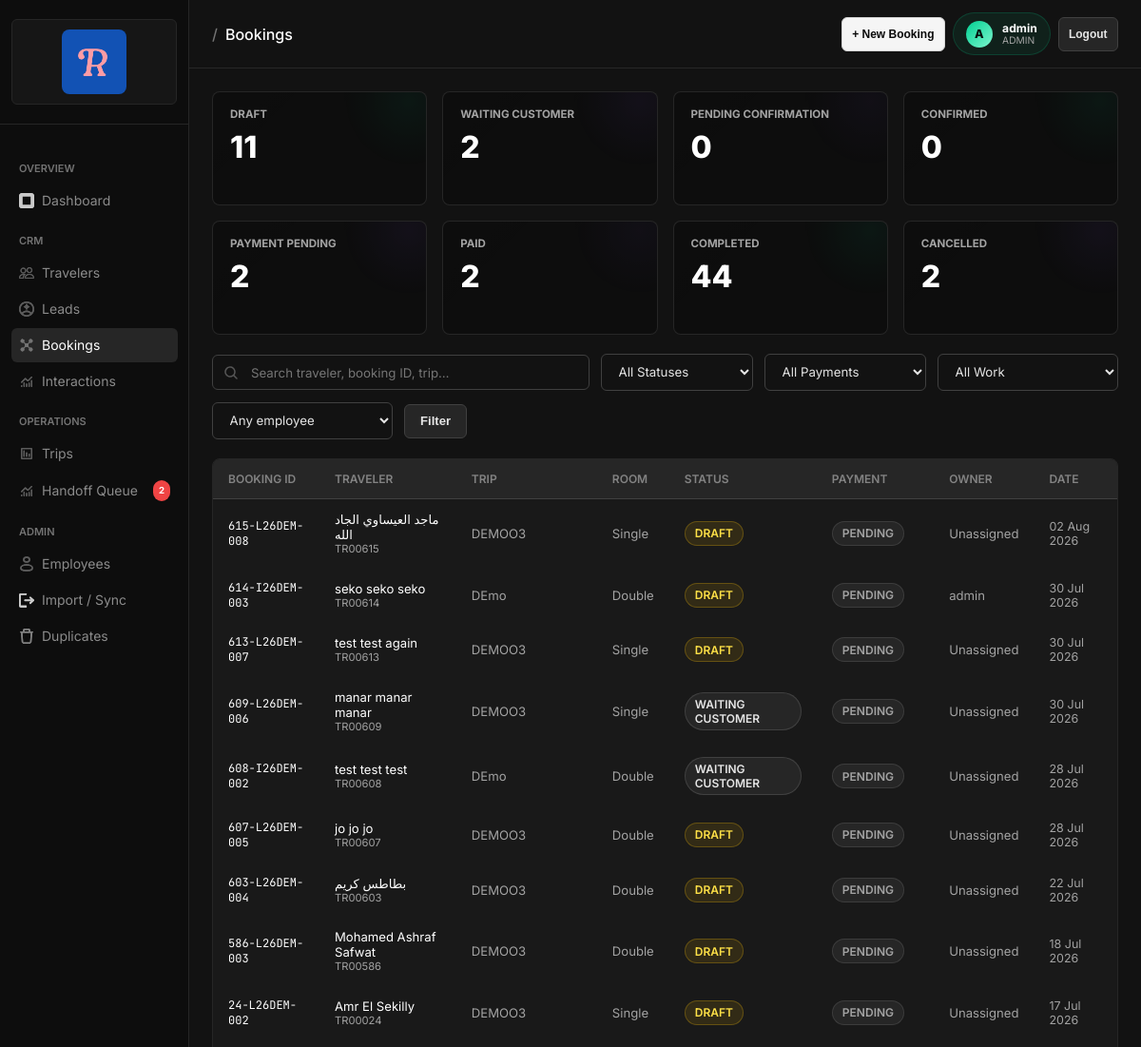
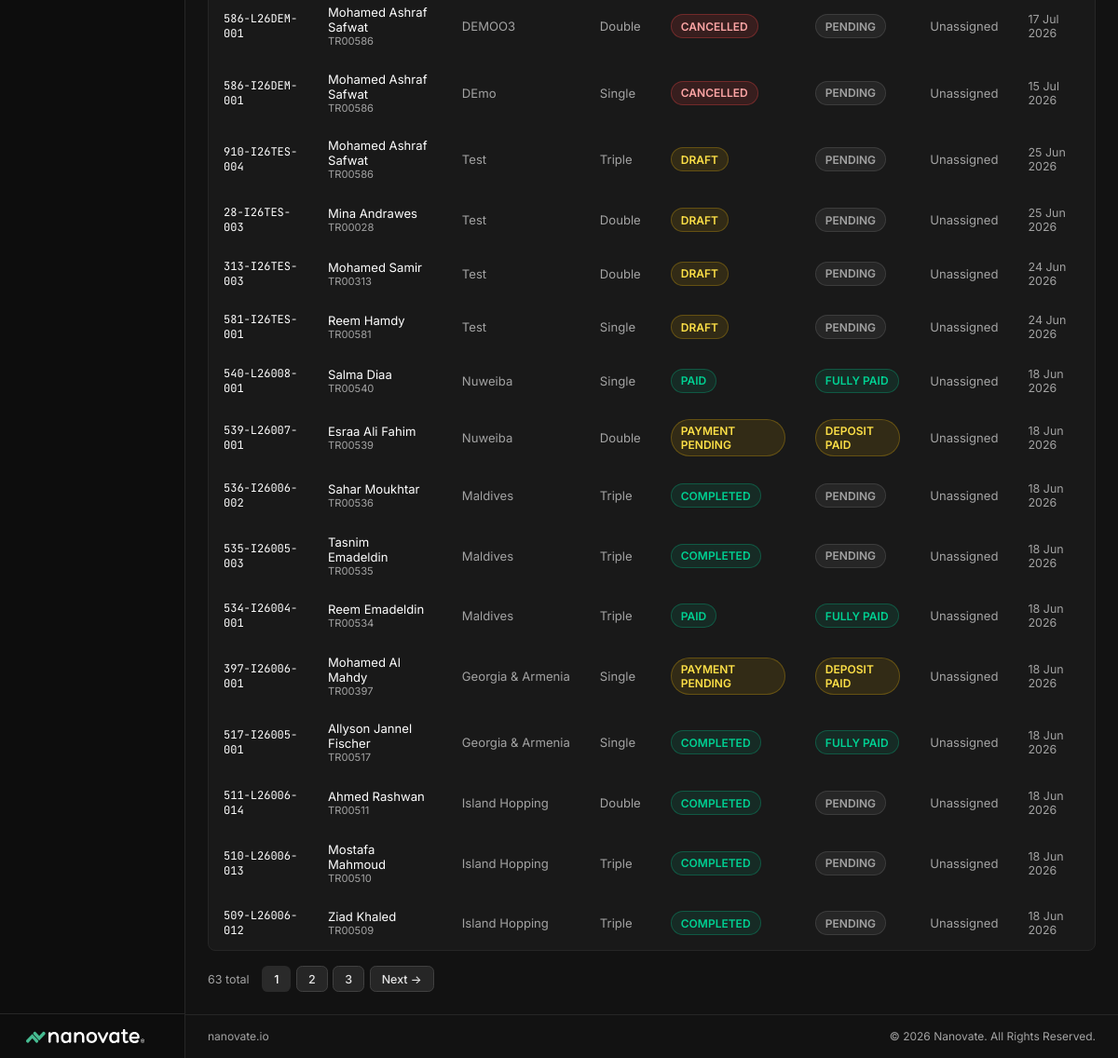
The page /bookings/ (signed in) on the database its author committed (2 pictures, top to bottom).
### app/models/user.py (models this page shows, shortened)
class User(db.Model, UserMixin):
    __tablename__ = 'users'
    id = db.Column(db.Integer, primary_key=True)
    username = db.Column(db.String(80), unique=True, nullable=False)
    full_name = db.Column(db.String(200))
    password_hash = db.Column(db.String(200), nullable=False)
    email = db.Column(db.String(120), unique=True)
    role = db.Column(db.String(50), nullable=False, default='agent', index=True)
    is_active = db.Column(db.Boolean, default=True)
    created_at = db.Column(db.DateTime, default=_utc_now)
    updated_at = db.Column(db.DateTime, default=_utc_now, onupdate=_utc_now)
    last_login_at = db.Column(db.DateTime)
    assigned_leads = db.relationship(
        'Lead',
        foreign_keys='Lead.assigned_to_user_id',
        back_populates='assigned_user',
        lazy='dynamic',
    )
    assigned_bookings = db.relationship(
        'TripBooking',
        foreign_keys='TripBooking.assigned_to_user_id',
        back_populates='assigned_user',
        lazy='dynamic',
    )
    @property
    def display_name(self) -> str:
        return (self.full_name or self.username or '').strip() or f'User {self.id}'

### app/models/booking.py (models this page shows, shortened)
class TripBooking(db.Model):
    __tablename__ = 'trip_bookings'
    booking_id = db.Column(db.String(50), primary_key=True)
    trip_id = db.Column(db.String(50), db.ForeignKey('trips.trip_id'))
    trip_name = db.Column(db.String(200))
    traveler_id = db.Column(db.String(20), db.ForeignKey('travelers.traveler_id'))
    traveler_name = db.Column(db.String(200))
    room_type = db.Column(db.String(50))
    room_group = db.Column(db.String(50))
    boys_rooms_requested = db.Column(db.Integer, default=0)
    girls_rooms_requested = db.Column(db.Integer, default=0)
    room_requirements_json = db.Column(db.Text)
    flight_option = db.Column(db.String(50))
    date_option = db.Column(db.String(50))
    currency = db.Column(db.String(20))
    group_size = db.Column(db.Integer, default=1)
    booking_status = db.Column(db.String(50)) # Draft / Confirmed / Cancelled
    draft_created_at = db.Column(db.DateTime, default=_utc_now)
    booking_source = db.Column(db.String(100))
    lead_id = db.Column(db.String(50))
    interaction_id = db.Column(db.String(50))
    alert_id = db.Column(db.String(50))
    payment_status = db.Column(db.String(100))
    passport_required = db.Column(db.Boolean, default=False)
    passport_status = db.Column(db.String(50))
    booking_notes = db.Column(db.Text)
    assigned_to = db.Column(db.String(100))
    assigned_to_user_id = db.Column(db.Integer, db.ForeignKey('users.id'), index=True)
    assigned_at = db.Column(db.DateTime)
    assigned_by_user_id = db.Column(db.Integer, db.ForeignKey('users.id'), index=True)
    priority = db.Column(db.String(50))
    next_follow_up_at = db.Column(db.DateTime)
    next_action = db.Column(db.String(200))
    last_contact_at = db.Column(db.DateTime)
    customer_response_status = db.Column(db.String(100))
    idempotency_key = db.Column(db.Text)
    assigned_user = db.relationship(
        'User',
        foreign_keys=[assigned_to_user_id],
        back_populates='assigned_bookings',
    )
    assigned_by_user = db.relationship('User', foreign_keys=[assigned_by_user_id])

### app/routes/bookings.py (the view, shortened to what this page needs)
@bookings_bp.route('/')
def index():
    q = request.args.get('q', '')
    status = request.args.get('status', '')
    payment = request.args.get('payment', '')
    queue = request.args.get('queue', '')
    employee_id = request.args.get('employee_id', type=int)
    page = request.args.get('page', 1, type=int)
    per_page = 25
    query = TripBooking.query
    if status:
        query = query.filter(TripBooking.booking_status == status)
    if payment:
        query = query.filter(TripBooking.payment_status == payment)
    if queue == 'assigned_to_me':
        query = query.filter(TripBooking.assigned_to_user_id == current_user_id())
    elif employee_id and has_permission('view_all'):
        query = query.filter(TripBooking.assigned_to_user_id == employee_id)
    elif queue == 'unassigned':
        query = query.filter(TripBooking.assigned_to_user_id.is_(None))
    elif queue == 'inactive_owner':
        query = query.filter(TripBooking.assigned_user.has(User.is_active.is_(False)))
    elif queue == 'overdue':
        query = query.filter(TripBooking.next_follow_up_at < datetime.combine(date.today(), datetime.min.time()))
    elif queue == 'today':
        start = datetime.combine(date.today(), datetime.min.time())
        end = datetime.combine(date.today(), datetime.max.time())
        query = query.filter(and_(TripBooking.next_follow_up_at >= start, TripBooking.next_follow_up_at <= end))
    elif queue == 'waiting_customer':
        query = query.filter(TripBooking.booking_status == 'Waiting Customer')
    elif queue == 'deposit_pending':
        query = query.filter(or_(TripBooking.payment_status == 'Pending', TripBooking.booking_status == 'Payment Pending'))
    elif queue == 'documents_missing':
        query = query.filter(TripBooking.passport_status == 'pending')
    pagination = query.order_by(TripBooking.draft_created_at.desc()).paginate(
        page=page, per_page=per_page, error_out=False)
    bookings = pagination.items
    counts = {s: TripBooking.query.filter_by(booking_status=s).count() for s in BOOKING_STATUSES}
    active_trips = Trip.query.filter(Trip.sales_status == 'Open').all()
    trips_data = [t.to_dict() for t in active_trips]
    return render_template('bookings/index.html',
                           bookings=bookings,
                           pagination=pagination,
                           total_count=pagination.total,
                           q=q,
                           current_status=status,
                           current_payment=payment,
                           current_queue=queue,
                           current_employee_id=employee_id,
                           employees=active_assignees() if has_permission('view_all') else [],
                           can_assign=has_permission('assign_work'),
                           statuses=BOOKING_STATUSES,
                           payment_statuses=PAYMENT_STATUSES,
                           counts=counts,
                           trips_data=trips_data,
                           today=date.today())

### app/templates/bookings/index.html (shortened to what this page needs)
{% extends "base.html" %}
{% block topbar_title %}Bookings{% endblock %}
{% block topbar_actions %}
<button onclick="openModal('createBooking')" class="btn btn-primary btn-sm">+ New Booking</button>
{% endblock %}
{% block content %}
<div class="kpi-grid kpi-grid-balanced" style="margin-bottom:1.25rem">
    {% for s, color in [('Draft','badge-yellow'),('Waiting Customer','badge-blue'),('Pending Confirmation','badge-blue'),('Confirmed','badge-green'),('Payment Pending','badge-yellow'),('Paid','badge-green'),('Completed','badge-green'),('Cancelled','badge-red')] %}
    <a href="{{ url_for('bookings.index', status=s) }}" style="text-decoration:none">
        <div class="kpi-card" style="border-left:3px solid {% if s == 'Draft' %}var(--warning){% elif s == 'Confirmed' %}var(--green){% else %}var(--red){% endif %}">
            <div class="kpi-label">{{ s }}</div>
            <div class="kpi-value">{{ counts.get(s, 0) }}</div>
        </div>
    </a>
    {% endfor %}
</div>
<form method="GET" action="{{ url_for('bookings.index') }}" class="search-bar">
    <div class="search-input-wrap">
        <input class="form-input" type="text" name="q" value="{{ q }}" placeholder="Search traveler, booking ID, trip…">
    </div>
    <select class="form-select" name="status" style="width:160px">
        <option value="">All Statuses</option>
    </select>
    <select class="form-select" name="payment" style="width:170px">
        <option value="">All Payments</option>
    </select>
    <select class="form-select" name="queue" style="width:190px">
        <option value="">All Work</option>
    </select>
    {% if employees %}
    <select class="form-select" name="employee_id" style="width:190px">
        <option value="">Any employee</option>
    </select>
    {% endif %}
    <button type="submit" class="btn btn-ghost">Filter</button>
</form>
{% if bookings %}
<div class="card" style="padding:0;overflow:hidden">
    <table class="data-table">
        <thead><tr>
            <th>Booking ID</th><th>Traveler</th><th>Trip</th><th>Room</th><th>Status</th><th>Payment</th><th>Owner</th><th>Date</th>
        </tr></thead>
        <tbody>
        {% for b in bookings %}
        <tr onclick="window.location='{{ url_for('bookings.detail', booking_id=b.booking_id) }}'">
            <td class="mono">{{ b.booking_id }}</td>
            <td>
                <div class="primary">{{ b.traveler_name or '—' }}</div>
                {% if b.traveler_id %}<div style="font-size:0.7rem;color:var(--text-muted)">{{ b.traveler_id }}</div>{% endif %}
            </td>
            <td style="max-width:160px;overflow:hidden;text-overflow:ellipsis;white-space:nowrap">{{ b.trip_name or b.trip_id or '—' }}</td>
            <td>{{ b.room_type or '—' }}</td>
            <td>
                {% if b.booking_status == 'Confirmed' %}<span class="badge badge-green">Confirmed</span>
                {% elif b.booking_status == 'Payment Pending' %}<span class="badge badge-yellow">Payment Pending</span>
                {% elif b.booking_status == 'Paid' or b.booking_status == 'Completed' %}<span class="badge badge-green">{{ b.booking_status }}</span>
                {% elif b.booking_status == 'Waiting Customer' or b.booking_status == 'Pending Confirmation' %}<span class="badge badge-blue">{{ b.booking_status }}</span>
                {% elif b.booking_status == 'Cancelled' %}<span class="badge badge-red">Cancelled</span>
                {% else %}<span class="badge badge-yellow">Draft</span>{% endif %}
            </td>
            <td>
                {% if b.payment_status == 'Fully Paid' %}<span class="badge badge-green">{{ b.payment_status }}</span>
                {% elif b.payment_status == 'Deposit Paid' %}<span class="badge badge-yellow">{{ b.payment_status }}</span>
                {% elif b.payment_status == 'Refunded' %}<span class="badge badge-red">{{ b.payment_status }}</span>
                {% else %}<span class="badge badge-gray">{{ b.payment_status or 'Pending' }}</span>{% endif %}
            </td>
            <td>{{ b.assigned_user.display_name if b.assigned_user else (b.assigned_to or 'Unassigned') }}</td>
            <td style="font-size:0.78rem;color:var(--text-muted)">{{ b.draft_created_at.strftime('%d %b %Y') if b.draft_created_at else '—' }}</td>
        </tr>
        {% endfor %}
        </tbody>
    </table>
</div>
<div class="pagination">
    <span style="font-size:0.78rem;color:var(--text-muted);margin-right:0.5rem">{{ total_count }} total</span>
    {% for p in pagination.iter_pages(left_edge=1, right_edge=1, left_current=2, right_current=2) %}
        {% if p %}<a href="{{ url_for('bookings.index', page=p, q=q, status=current_status, payment=current_payment, queue=current_queue, employee_id=current_employee_id) }}" class="page-btn {% if p == pagination.page %}active{% endif %}">{{ p }}</a>
        {% else %}<span style="padding:0 0.25rem;color:var(--text-muted)">…</span>{% endif %}
    {% endfor %}
    {% if pagination.has_next %}
    <a href="{{ url_for('bookings.index', page=pagination.next_num, q=q, status=current_status, payment=current_payment, queue=current_queue, employee_id=current_employee_id) }}" class="page-btn">Next →</a>
    {% endif %}
</div>
{% endif %}
{% endblock %}

### app/templates/base.html (shortened to what this page needs)
<!DOCTYPE html>
<html lang="en">
<head>
    <link rel="stylesheet" href="{{ url_for('static', filename='css/main.css') }}">
</head>
<body>
<div class="app-layout">
    <nav class="sidebar" id="app-sidebar">
        <div class="sidebar-brand">
            <div class="client-workspace-badge" aria-label="Rahma Traveler workspace">
                <span class="client-workspace-row">
                    <span class="client-logo-chip">
                        <img class="client-workspace-logo" src="{{ url_for('static', filename='assets/rahma/logos/rahma-r-mark.jpeg') }}" alt="Rahma Traveler">
                    </span>
                </span>
            </div>
        </div>
        <div class="sidebar-nav">
            <div class="nav-section-label">Overview</div>
            <a href="{{ url_for('admin.dashboard') }}" class="nav-link {% if request.endpoint == 'admin.dashboard' %}active{% endif %}">
                <span class="nav-icon">⊞</span> Dashboard
            </a>
            <div class="nav-section-label">CRM</div>
            <a href="{{ url_for('travelers.index') }}" class="nav-link {% if request.blueprint == 'travelers' %}active{% endif %}">
                <span class="nav-icon"></span> Travelers
            </a>
            <a href="{{ url_for('leads.index') }}" class="nav-link {% if request.blueprint == 'leads' %}active{% endif %}">
                <span class="nav-icon"></span> Leads
            </a>
            <a href="{{ url_for('bookings.index') }}" class="nav-link {% if request.blueprint == 'bookings' %}active{% endif %}">
                <span class="nav-icon"></span> Bookings
            </a>
            <a href="{{ url_for('interactions.index') }}" class="nav-link {% if request.blueprint == 'interactions' %}active{% endif %}">
                <span class="nav-icon"></span> Interactions
            </a>
            <div class="nav-section-label">Operations</div>
            <a href="{{ url_for('trips.index') }}" class="nav-link {% if request.blueprint == 'trips' %}active{% endif %}">
                <span class="nav-icon"></span> Trips
            </a>
            <a href="{{ url_for('handoffs.index') }}" class="nav-link {% if request.blueprint == 'handoffs' %}active{% endif %}">
                <span class="nav-icon"></span> Handoff Queue
                <span class="nav-badge" id="sidebar-handoff-badge" style="display:none">0</span>
            </a>
            <div class="nav-section-label">Admin</div>
            <a href="{{ url_for('admin.users') }}" class="nav-link {% if request.endpoint == 'admin.users' %}active{% endif %}">
                <span class="nav-icon"></span> Employees
            </a>
            <a href="{{ url_for('admin.import_data') }}" class="nav-link {% if request.endpoint == 'admin.import_data' %}active{% endif %}">
                <span class="nav-icon"></span> Import / Sync
            </a>
            <a href="{{ url_for('admin.duplicates') }}" class="nav-link {% if request.endpoint == 'admin.duplicates' %}active{% endif %}">
                <span class="nav-icon"></span> Duplicates
            </a>
        </div>
        <div class="sidebar-footer">Nanovate Workspace v3.0</div>
    </nav>
    <div class="main-content">
        <div class="topbar">
            <span class="topbar-title">{% block topbar_title %}{% endblock %}</span>
            <div class="topbar-actions">
                {% block topbar_actions %}{% endblock %}
                {% if current_employee %}
                <div class="session-pill" title="Signed in employee">
                    <span class="session-pill-avatar">{{ (current_employee.display_name or current_employee.username or '?')[:1]|upper }}</span>
                    <span class="session-pill-copy">
                        <span class="session-pill-name">{{ current_employee.display_name }}</span>
                        <span class="session-pill-role">{{ current_employee_role or 'employee' }}</span>
                    </span>
                </div>
                <form method="post" action="{{ url_for('auth.logout') }}" style="display:inline-flex; margin:0;">
                    <button type="submit" class="btn btn-ghost btn-sm">Logout</button>
                </form>
                {% endif %}
            </div>
        </div>
        <div class="page-body">
            {% block content %}{% endblock %}
        </div>
        <footer class="app-footer">
            <span>nanovate.io</span>
            <span>&copy; 2026 Nanovate. All Rights Reserved.</span>
        </footer>
    </div>
</div>
</body>
</html>

### rows shown on the page
User: full_name "A", display_name "admin"
TripBooking: booking_status "WAITING CUSTOMER", get "2", booking_id "608-I26DEM-002", traveler_name "test test test", traveler_id "TR00608", trip_name "DEmo", room_type "Double", payment_status "PENDING", assigned_user "Unassigned", draft_created_at "28 Jul 2026"
TripBooking: booking_id "615-L26DEM-008", traveler_name "ماجد العيساوي الجاد الله", traveler_id "TR00615", trip_name "DEMOO3", room_type "Single", booking_status "DRAFT", payment_status "PENDING", assigned_user "Unassigned", draft_created_at "02 Aug 2026"
TripBooking: booking_id "614-I26DEM-003", traveler_name "seko seko seko", traveler_id "TR00614", trip_name "DEmo", room_type "Double", booking_status "DRAFT", payment_status "PENDING", assigned_user "admin", draft_created_at "30 Jul 2026"
TripBooking: booking_id "613-L26DEM-007", traveler_name "test test again", traveler_id "TR00613", trip_name "DEMOO3", room_type "Single", booking_status "DRAFT", payment_status "PENDING", assigned_user "Unassigned", draft_created_at "30 Jul 2026"
TripBooking: booking_id "609-L26DEM-006", traveler_name "manar manar manar", traveler_id "TR00609", trip_name "DEMOO3", room_type "Single", booking_status "WAITING CUSTOMER", payment_status "PENDING", assigned_user "Unassigned", draft_created_at "30 Jul 2026"
TripBooking: booking_id "607-L26DEM-005", traveler_name "jo jo jo", traveler_id "TR00607", trip_name "DEMOO3", room_type "Double", booking_status "DRAFT", payment_status "PENDING", assigned_user "Unassigned", draft_created_at "28 Jul 2026"
TripBooking: booking_id "603-L26DEM-004", traveler_name "بطاطس كريم", traveler_id "TR00603", trip_name "DEMOO3", room_type "Double", booking_status "DRAFT", payment_status "PENDING", assigned_user "Unassigned", draft_created_at "22 Jul 2026"
TripBooking: booking_id "586-L26DEM-003", traveler_name "Mohamed Ashraf Safwat", traveler_id "TR00586", trip_name "DEMOO3", room_type "Double", booking_status "DRAFT", payment_status "PENDING", assigned_user "Unassigned", draft_created_at "18 Jul 2026"
TripBooking: booking_id "24-L26DEM-002", traveler_name "Amr El Sekilly", traveler_id "TR00024", trip_name "DEMOO3", room_type "Single", booking_status "DRAFT", payment_status "PENDING", assigned_user "Unassigned", draft_created_at "17 Jul 2026"
TripBooking: booking_id "586-L26DEM-001", traveler_name "Mohamed Ashraf Safwat", traveler_id "TR00586", trip_name "DEMOO3", room_type "Double", booking_status "CANCELLED", payment_status "PENDING", assigned_user "Unassigned", draft_created_at "17 Jul 2026"
TripBooking: booking_id "586-I26DEM-001", traveler_name "Mohamed Ashraf Safwat", traveler_id "TR00586", trip_name "DEmo", room_type "Single", booking_status "CANCELLED", payment_status "PENDING", assigned_user "Unassigned", draft_created_at "15 Jul 2026"
TripBooking: booking_id "910-I26TES-004", traveler_name "Mohamed Ashraf Safwat", traveler_id "TR00586", trip_name "Test", room_type "Triple", booking_status "DRAFT", payment_status "PENDING", assigned_user "Unassigned", draft_created_at "25 Jun 2026"
TripBooking: booking_id "28-I26TES-003", traveler_name "Mina Andrawes", traveler_id "TR00028", trip_name "Test", room_type "Double", booking_status "DRAFT", payment_status "PENDING", assigned_user "Unassigned", draft_created_at "25 Jun 2026"
TripBooking: booking_id "313-I26TES-003", traveler_name "Mohamed Samir", traveler_id "TR00313", trip_name "Test", room_type "Double", booking_status "DRAFT", payment_status "PENDING", assigned_user "Unassigned", draft_created_at "24 Jun 2026"
TripBooking: booking_id "581-I26TES-001", traveler_name "Reem Hamdy", traveler_id "TR00581", trip_name "Test", room_type "Single", booking_status "DRAFT", payment_status "PENDING", assigned_user "Unassigned", draft_created_at "24 Jun 2026"
TripBooking: booking_id "540-L26008-001", traveler_name "Salma Diaa", traveler_id "TR00540", trip_name "Nuweiba", room_type "Single", booking_status "PAID", payment_status "FULLY PAID", assigned_user "Unassigned", draft_created_at "18 Jun 2026"
TripBooking: booking_id "539-L26007-001", traveler_name "Esraa Ali Fahim", traveler_id "TR00539", trip_name "Nuweiba", room_type "Double", booking_status "PAYMENT PENDING", payment_status "DEPOSIT PAID", assigned_user "Unassigned", draft_created_at "18 Jun 2026"
TripBooking: booking_id "536-I26006-002", traveler_name "Sahar Moukhtar", traveler_id "TR00536", trip_name "Maldives", room_type "Triple", booking_status "COMPLETED", payment_status "PENDING", assigned_user "Unassigned", draft_created_at "18 Jun 2026"
TripBooking: booking_id "535-I26005-003", traveler_name "Tasnim Emadeldin", traveler_id "TR00535", trip_name "Maldives", room_type "Triple", booking_status "COMPLETED", payment_status "PENDING", assigned_user "Unassigned", draft_created_at "18 Jun 2026"
TripBooking: booking_id "534-I26004-001", traveler_name "Reem Emadeldin", traveler_id "TR00534", trip_name "Maldives", room_type "Triple", booking_status "PAID", payment_status "FULLY PAID", assigned_user "Unassigned", draft_created_at "18 Jun 2026"
TripBooking: booking_id "397-I26006-001", traveler_name "Mohamed Al Mahdy", traveler_id "TR00397", trip_name "Georgia & Armenia", room_type "Single", booking_status "PAYMENT PENDING", payment_status "DEPOSIT PAID", assigned_user "Unassigned", draft_created_at "18 Jun 2026"
TripBooking: booking_id "517-I26005-001", traveler_name "Allyson Jannel Fischer", traveler_id "TR00517", trip_name "Georgia & Armenia", room_type "Single", booking_status "COMPLETED", payment_status "FULLY PAID", assigned_user "Unassigned", draft_created_at "18 Jun 2026"
TripBooking: booking_id "511-L26006-014", traveler_name "Ahmed Rashwan", traveler_id "TR00511", trip_name "Island Hopping", room_type "Double", booking_status "COMPLETED", payment_status "PENDING", assigned_user "Unassigned", draft_created_at "18 Jun 2026"
TripBooking: booking_id "510-L26006-013", traveler_name "Mostafa Mahmoud", traveler_id "TR00510", trip_name "Island Hopping", room_type "Triple", booking_status "COMPLETED", payment_status "PENDING", assigned_user "Unassigned", draft_created_at "18 Jun 2026"
TripBooking: booking_id "509-L26006-012", traveler_name "Ziad Khaled", traveler_id "TR00509", trip_name "Island Hopping", room_type "Triple", booking_status "COMPLETED", payment_status "PENDING", assigned_user "Unassigned", draft_created_at "18 Jun 2026"

### other values the page prints
{{ current_employee_role or 'employee' }} "ADMIN"
{{ s }} "DRAFT" "PENDING CONFIRMATION" "CONFIRMED" "PAYMENT PENDING" "PAID" "COMPLETED" "CANCELLED"
{{ counts.get(s, 0) }} "11" "0" "0" "2" "2" "44" "2"
{{ total_count }} "63"
{{ p }} "1" "2" "3"
